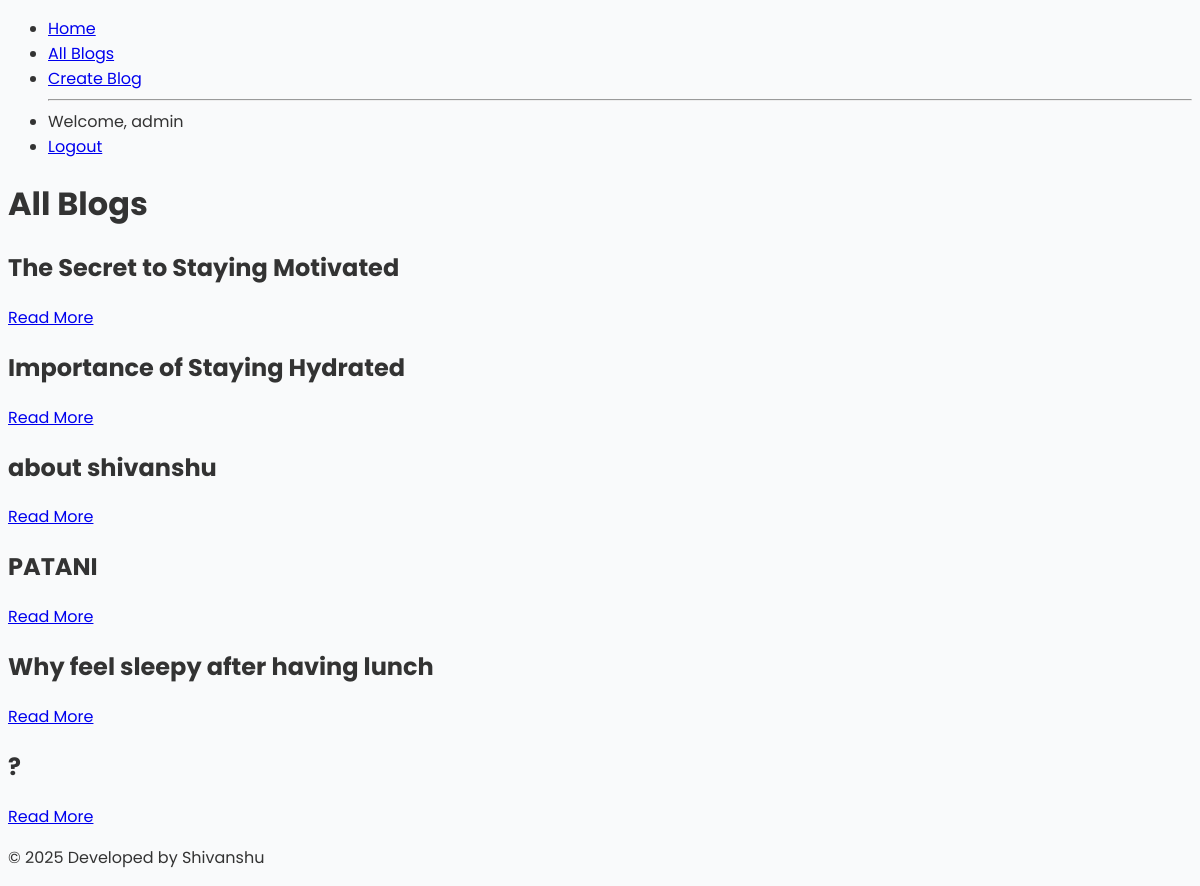
/blogs/ (signed in), run on the app's committed database.
### models/blog.py (models this page shows)
class Blog(SQLModel, table=True):
    id: int = Field(primary_key=True)
    title: str
    body: str
    comments: List["Comment"] = Relationship(
        back_populates="blog",
        sa_relationship_kwargs={"cascade": "all, delete-orphan"}
    )

### routers/blogs.py (the view)
@router.get("/blogs/", response_class=HTMLResponse)
async def read_blogs(request: Request, session: SessionDep, username: str | None = Depends(get_username)):
    user_authenticated = username is not None
    blog = session.exec(select(Blog)).all()
    return templates.TemplateResponse(
        "allblogstitle.html",
        {
            "request": request,
            "blog": blog,
            "user_authenticated": user_authenticated,
            "username": username
        }
    )

### templates/allblogstitle.html (shortened to what this page needs)
{% extends "base.html" %}
{% block content %}
<div class="container">
    <h1 class="text-center">All Blogs</h1>
    <div class="blog-list">
        {% for Blog in blog %}
            <div class="blog-item">
                <h2>{{ Blog.title }}</h2>
                <a href="/blogs/{{ Blog.id }}">Read More</a>
            </div>
        {% else %}
            <p class="text-center">No blogs available.</p>
        {% endfor %}
    </div>
</div>
{% endblock %}

### static/style.css (style rules this page uses)
* { box-sizing: border-box; }
body { font-family: 'Poppins', sans-serif; background-color: #f9fafb; color: #333; }

### data on the page
Blog: title "The Secret to Staying Motivated"
Blog: title "Importance of Staying Hydrated"
Blog: title "about shivanshu"
Blog: title "PATANI"
Blog: title "Why feel sleepy after having lunch"
Blog: title "?"

### other printed values
{{ username }} "admin"
